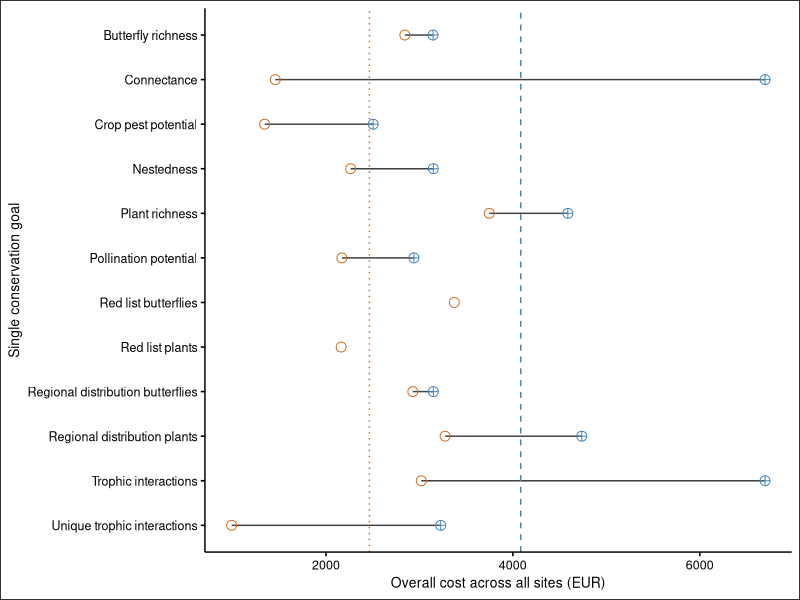
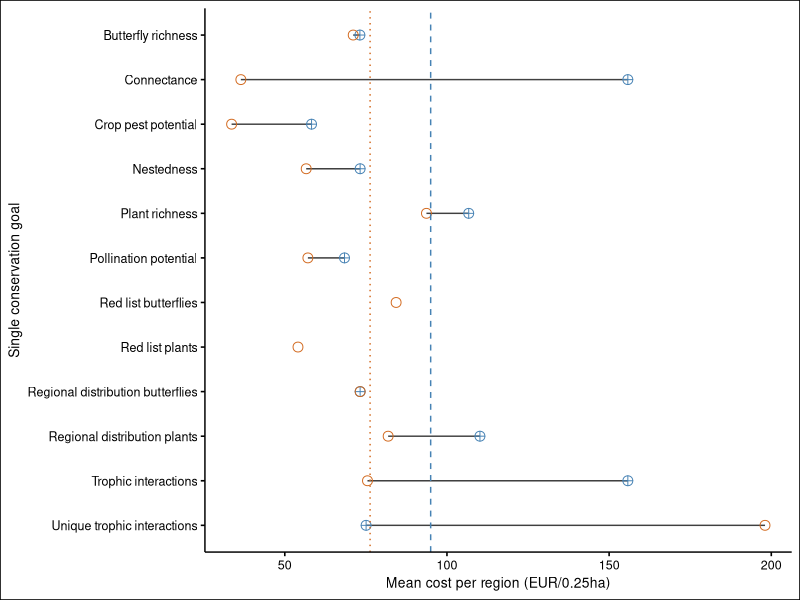
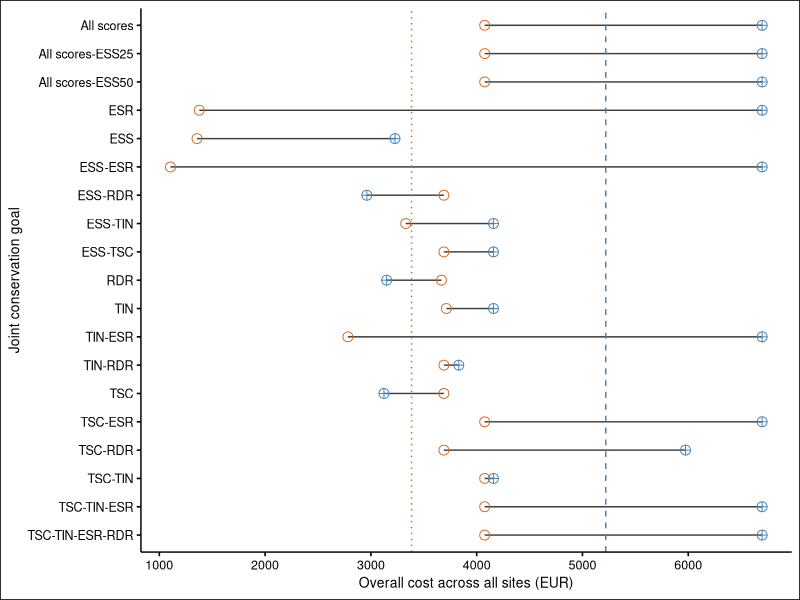
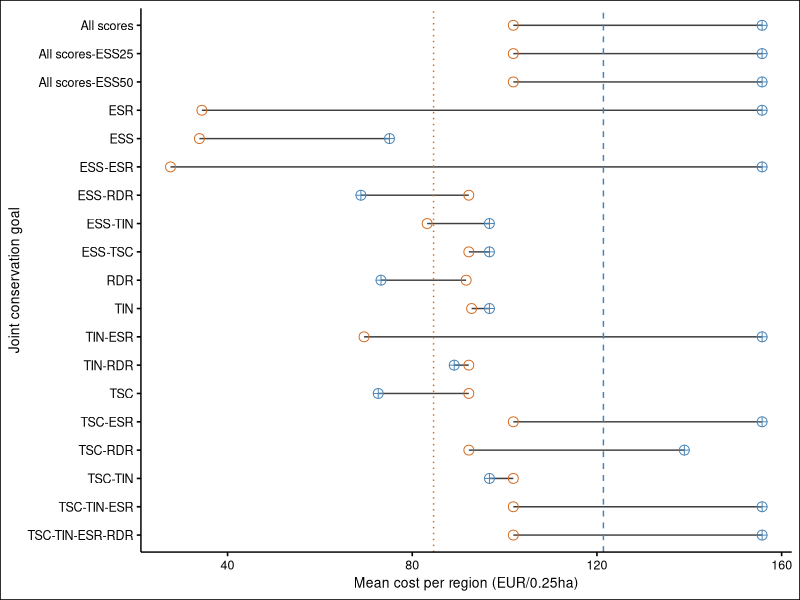
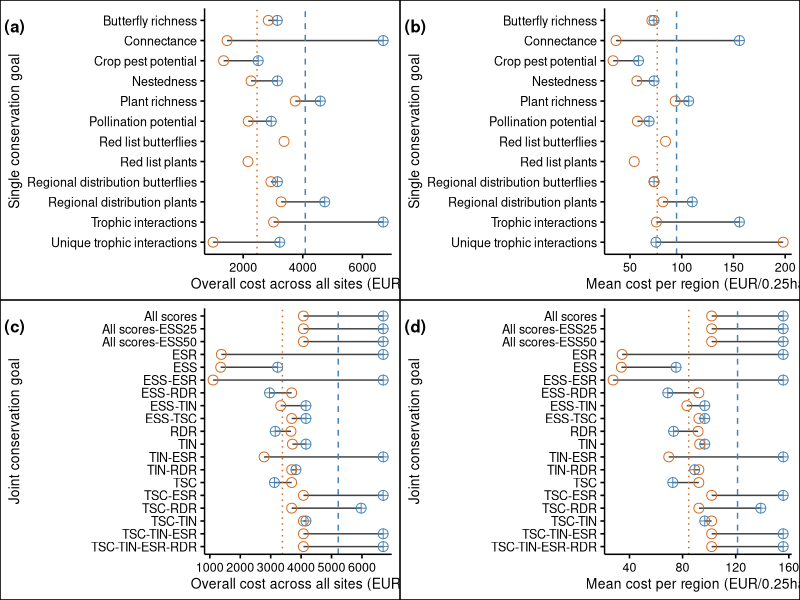
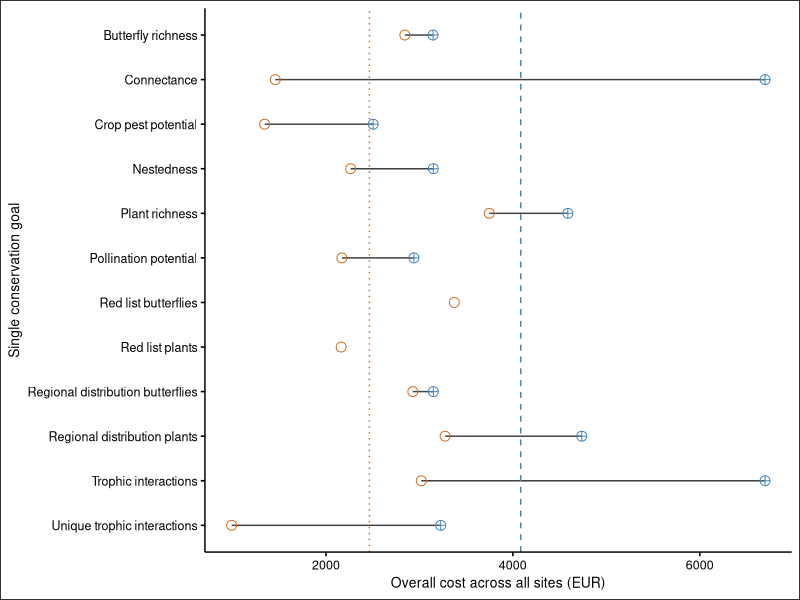
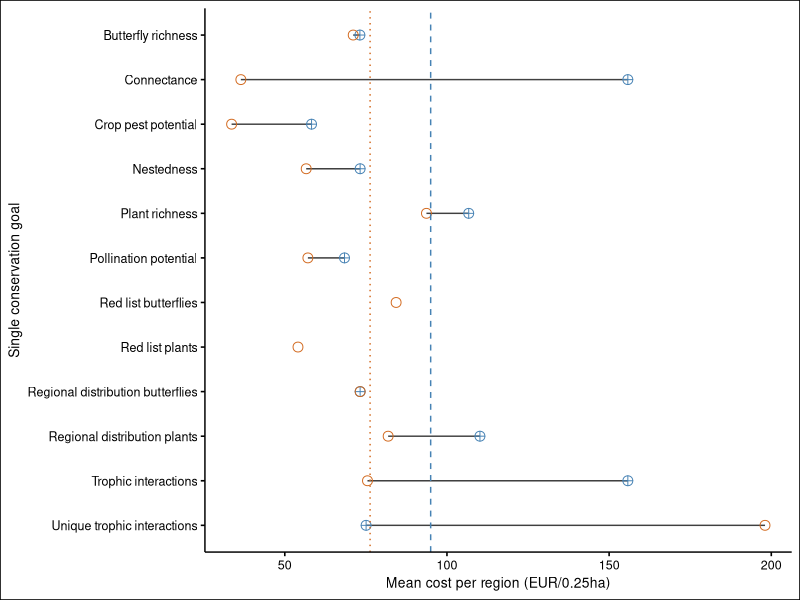
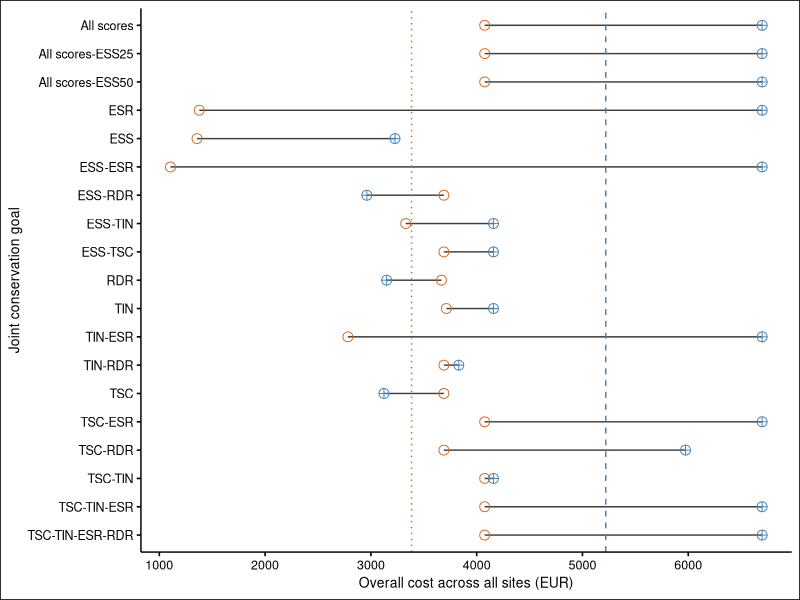

R code for these plots, in order:
#' ----
#' title: script to prepare Fig. A11 with costs of both regions
#' author: Esteban Menares
#' date: 09.10.2024
#' ----

#' [NOTE]: indicator = single conservation goal; scenario = joint conservation goal

# 1. Set up  -------------------------------------------------------------

library(tidyverse)
conflicted::conflicts_prefer(dplyr::filter())
library(ggpubr) # for extra ggplot functionalities
library(ggthemes) # extra themes 

## ---- set plotting theme
theme_set(theme_clean(12))
par(family = "Helvetica")

## ---- Read in data

# optimisations

list(
  optis_sch = read_csv("data/processed/single_ecol_sch.csv"),
  optis_scenarios_sch = read_csv("data/processed/joint_ecol_sch.csv"),
  optis_alb = read_csv("data/processed/single_ecol_alb.csv"),
  optis_scenarios_alb = read_csv("data/processed/joint_ecol_alb.csv")
) %>% 
  map(
    ~ .x %>%
      # set col names to lower case and remove _pa of some vars
      rename_with(
        ., ~tolower(str_replace_all(., "_pa$", ""))) %>% 
      # remove the "_pa" ending within the optimisation col
      mutate(
        optimisation = optimisation %>% 
          str_replace_all(., "_pa$", "")
      ) %>% 
      # set names of list elements 
      set_names(
        names(.))) %>% 
  # assign to global environment 
  list2env(., envir = .GlobalEnv)



# Fig. A11(a) - Indicators - Overall Cost -------------------------------------

# add panel A costs per plots (add SCH in other color). 

# Overall costs (i.e. budgets) per optimisation across all sites

p_figA11_A <-
  optis_alb %>%
  summarise(sum_cost_alb = sum(cost, na.rm = TRUE),
            .by = optimisation) %>% 
  left_join(
    optis_sch %>% 
      summarise(
        sum_cost_sch = sum(cost, na.rm = TRUE),
        .by = optimisation)) %>% 
  mutate(
    optimisation =
      optimisation %>%
      str_to_sentence() %>%
      str_replace("N_crop_pests", "Crop pest potential") %>%
      str_replace("N_red_list_plant", "Red list plants") %>%
      str_replace("Sum_crops", "Pollination potential") %>%
      str_replace("Z_score_nest", "Nestedness") %>%
      str_replace("N_lepi", "Butterfly richness") %>%
      str_replace("Av_reg_dist_lepi", "Regional distribution butterflies") %>%
      str_replace("Sum_troph_int", "Trophic interactions") %>%
      str_replace("Av_reg_dist_plant", "Regional distribution plants") %>%
      str_replace("N_red_list_lepi", "Red list butterflies") %>%
      str_replace("N_plant", "Plant richness") %>%
      str_replace("N_unique_int", "Unique trophic interactions")
  ) %>%
  # Reorder based on the appearance order in the dataset then reverse for coord_flip()
  arrange(optimisation) %>%
  mutate(optimisation = fct_rev(fct_inorder(optimisation))) %>%
  ggplot() +
  geom_segment(aes(x = optimisation, xend = optimisation, 
                   y = sum_cost_sch, yend = sum_cost_alb), 
               color = "grey25") +
  geom_point(aes(x = optimisation, y = sum_cost_sch), 
             size = 3, shape = 10, color = "steelblue") +
  geom_point(aes(x = optimisation, y = sum_cost_alb), 
             size = 3, shape = 1, color = "chocolate") +
  geom_hline(data = optis_sch %>%
               summarise(sum_cost_sch = sum(cost, na.rm = TRUE),
                         .by = optimisation),
             aes(yintercept = mean(sum_cost_sch, na.rm = TRUE)),
             color = "steelblue", linetype = "dashed") +
  geom_hline(data = optis_alb %>%
               summarise(sum_cost_alb = sum(cost, na.rm = TRUE),
                         .by = optimisation),
             aes(yintercept = mean(sum_cost_alb, na.rm = TRUE)),
             color = "chocolate", linetype = "dotted") +
  coord_flip() +
  labs(x = "Single conservation goal", 
       y = "Overall cost across all sites (EUR)")  +
  theme(plot.title.position = "plot",
        panel.grid.major.y = element_blank())
p_figA11_A

# save plot 

ggsave(
  filename = "figA11_cost_per_opti_across_all_sites.pdf",
  plot = last_plot(),
  path = "output/plots/economic_modelling/",
  dpi = "retina",
  height = 3.5,
  width = 3.5,
  units = "in",
  bg = "white",
  colormodel = "cmyk"
) 

# Fig. A11(b) - Indicators - Mean Cost per region --------------------------------

# ADD panel B: cost per region, divide per number of plots. Add SCH with other color.

p_figA11_B <-
  optis_alb %>%
  summarise(sum_cost_alb = sum(cost, na.rm = TRUE)/
              n(),
            .by = optimisation) %>% 
  left_join(
    optis_sch %>% 
      summarise(
        sum_cost_sch = sum(cost, na.rm = TRUE)/
          n(),
        .by = optimisation)) %>% 
  mutate(
    optimisation =
      optimisation %>%
      str_to_sentence() %>%
      str_replace("N_crop_pests", "Crop pest potential") %>%
      str_replace("N_red_list_plant", "Red list plants") %>%
      str_replace("Sum_crops", "Pollination potential") %>%
      str_replace("Z_score_nest", "Nestedness") %>%
      str_replace("N_lepi", "Butterfly richness") %>%
      str_replace("Av_reg_dist_lepi", "Regional distribution butterflies") %>%
      str_replace("Sum_troph_int", "Trophic interactions") %>%
      str_replace("Av_reg_dist_plant", "Regional distribution plants") %>%
      str_replace("N_red_list_lepi", "Red list butterflies") %>%
      str_replace("N_plant", "Plant richness") %>%
      str_replace("N_unique_int", "Unique trophic interactions")
  ) %>%
  # Reorder based on the appearance order in the dataset then reverse for coord_flip()
  arrange(optimisation) %>%
  mutate(optimisation = fct_rev(fct_inorder(optimisation))) %>%
  ggplot() +
  geom_segment(aes(x = optimisation, xend = optimisation, 
                   y = sum_cost_sch, yend = sum_cost_alb), 
               color = "grey25") +
  geom_point(aes(x = optimisation, y = sum_cost_sch), 
             size = 3, shape = 10, color = "steelblue") +
  geom_point(aes(x = optimisation, y = sum_cost_alb), 
             size = 3, shape = 1, color = "chocolate") +
  geom_hline(data = optis_sch %>%
               summarise(sum_cost_sch = sum(cost, na.rm = TRUE)/
                           n(),
                         .by = optimisation),
             aes(yintercept = mean(sum_cost_sch, na.rm = TRUE)),
             color = "steelblue", linetype = "dashed") +
  geom_hline(data = optis_alb %>%
               summarise(sum_cost_alb = sum(cost, na.rm = TRUE)/
                           n(),
                         .by = optimisation),
             aes(yintercept = mean(sum_cost_alb, na.rm = TRUE)),
             color = "chocolate", linetype = "dotted") +
coord_flip() +
  labs(x = "Single conservation goal", 
       y = "Mean cost per region (EUR/0.25ha)")  +
  theme(plot.title.position = "plot",
        panel.grid.major.y = element_blank())
p_figA11_B

# save plot 

ggsave(
  filename = "figA11B_mean_cost_per_opti_per_region.pdf",
  plot = last_plot(),
  path = "output/plots/economic_modelling/",
  dpi = "retina",
  height = 3.5,
  width = 3.5,
  units = "in",
  bg = "white",
  colormodel = "cmyk"
) 

# Fig. A11(c) - Scenarios - Overall Cost  ---------------------------------------

p_figA11_C <-
  optis_scenarios_alb %>%
  summarise(sum_cost_alb = sum(cost, na.rm = TRUE),
            .by = optimisation) %>% 
  left_join(
    optis_scenarios_sch %>% 
      summarise(
        sum_cost_sch = sum(cost, na.rm = TRUE),
        .by = optimisation)) %>% 
  mutate(
    optimisation =
      optimisation %>%
      str_replace_all("_", "-") %>% 
      str_replace_all("all-scores", "All scores") %>% 
      str_replace_all("low-crop-production", "Low crop production") %>% 
      str_replace_all("medium-crop-production", "Medium crop production")
  ) %>%
  # Reorder based on the appearance order in the dataset then reverse for coord_flip()
  arrange(optimisation) %>%
  mutate(optimisation = fct_rev(fct_inorder(optimisation))) %>%
  ggplot() +
  geom_segment(aes(x = optimisation, xend = optimisation, 
                   y = sum_cost_sch, yend = sum_cost_alb), 
               color = "grey25") +
  geom_point(aes(x = optimisation, y = sum_cost_sch), 
             size = 3, shape = 10, color = "steelblue") +
  geom_point(aes(x = optimisation, y = sum_cost_alb), 
             size = 3, shape = 1, color = "chocolate") +
  geom_hline(data = optis_scenarios_sch %>%
               summarise(sum_cost_sch = sum(cost, na.rm = TRUE),
                         .by = optimisation),
             aes(yintercept = mean(sum_cost_sch, na.rm = TRUE)),
             color = "steelblue", linetype = "dashed") +
  geom_hline(data = optis_scenarios_alb %>%
               summarise(sum_cost_alb = sum(cost, na.rm = TRUE),
                         .by = optimisation),
             aes(yintercept = mean(sum_cost_alb, na.rm = TRUE)),
             color = "chocolate", linetype = "dotted") +
  coord_flip() +
  labs(x = "Joint conservation goal", 
       y = "Overall cost across all sites (EUR)")  +
  theme(plot.title.position = "plot",
        panel.grid.major.y = element_blank())
p_figA11_C

# save plot 

ggsave(
  filename = "figA11C_cost_per_scenarios_across_all_sites.pdf",
  plot = last_plot(),
  path = "output/plots/economic_modelling/",
  dpi = "retina",
  height = 4.5,
  width = 3.5,
  units = "in",
  bg = "white",
  colormodel = "cmyk"
) 

# Fig. A11(d) - Scenarios - Mean Cost per region --------------------------------

p_figA11_D <-
  optis_scenarios_alb %>%
  summarise(sum_cost_alb = sum(cost, na.rm = TRUE)/
              n(),
            .by = optimisation) %>% 
  left_join(
    optis_scenarios_sch %>% 
      summarise(
        sum_cost_sch = sum(cost, na.rm = TRUE)/
          n(),
        .by = optimisation)) %>% 
  mutate(
    optimisation =
      optimisation %>%
      str_replace_all("_", "-") %>% 
      str_replace_all("all-scores", "All scores") %>% 
      str_replace_all("low-crop-production", "Low crop production") %>% 
      str_replace_all("medium-crop-production", "Medium crop production")
  ) %>%
  # Reorder based on the appearance order in the dataset then reverse for coord_flip()
  arrange(optimisation) %>%
  mutate(optimisation = fct_rev(fct_inorder(optimisation))) %>%
  ggplot() +
  geom_segment(aes(x = optimisation, xend = optimisation, 
                   y = sum_cost_sch, yend = sum_cost_alb), 
               color = "grey25") +
  geom_point(aes(x = optimisation, y = sum_cost_sch), 
             size = 3, shape = 10, color = "steelblue") +
  geom_point(aes(x = optimisation, y = sum_cost_alb), 
             size = 3, shape = 1, color = "chocolate") +
  geom_hline(data = optis_scenarios_sch %>%
               summarise(sum_cost_sch = sum(cost, na.rm = TRUE)/
                           n(),
                         .by = optimisation),
             aes(yintercept = mean(sum_cost_sch, na.rm = TRUE)),
             color = "steelblue", linetype = "dashed") +
  geom_hline(data = optis_scenarios_alb %>%
               summarise(sum_cost_alb = sum(cost, na.rm = TRUE)/
                           n(),
                         .by = optimisation),
             aes(yintercept = mean(sum_cost_alb, na.rm = TRUE)),
             color = "chocolate", linetype = "dotted") +
  coord_flip() +
  labs(x = "Joint conservation goal", 
       y = "Mean cost per region (EUR/0.25ha)")  +
  theme(plot.title.position = "plot",
        panel.grid.major.y = element_blank())
p_figA11_D

# save plot 

ggsave(
  filename = "figA11D_mean_cost_per_scenario_per_region.pdf",
  plot = last_plot(),
  path = "output/plots/economic_modelling/",
  dpi = "retina",
  height = 4.5,
  width = 3.5,
  units = "in",
  bg = "white",
  colormodel = "cmyk"
) 


# PLOT ALL TOGETHER

ggpubr::ggarrange(
  p_figA11_A,
  p_figA11_B,
  p_figA11_C,
  p_figA11_D,
  labels = c("(a)", "(b)", "(c)", "(d)"),
  font.label = list(size = 12),
  align = "hv",
  hjust = -0.2,
  vjust = 2.5,
  ncol = 2,
  nrow = 2
)

ggsave(
  filename = "figA11.pdf",
  plot = last_plot(),
  path = "output/plots/economic_modelling/",
  dpi = "retina",
  height = 8,
  width = 7.5,
  units = "in",
  bg = "white",
  colormodel = "cmyk"
) 

# END of Script 
